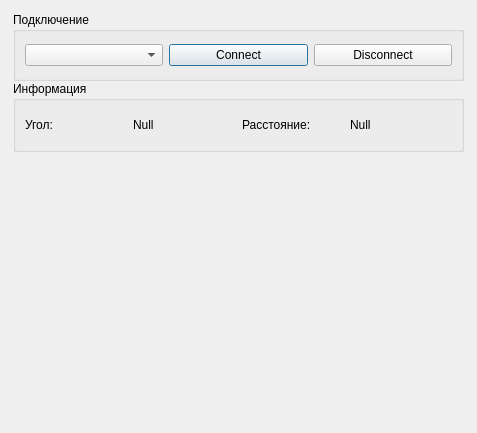
<?xml version="1.0" encoding="UTF-8"?>
<ui version="4.0">
 <class>MainWindow</class>
 <widget class="QDialog" name="MainWindow">
  <property name="geometry">
   <rect>
    <x>0</x>
    <y>0</y>
    <width>477</width>
    <height>433</height>
   </rect>
  </property>
  <property name="windowTitle">
   <string>Dialog</string>
  </property>
  <widget class="QGroupBox" name="groupBox_2">
   <property name="geometry">
    <rect>
     <x>13</x>
     <y>81</y>
     <width>451</width>
     <height>71</height>
    </rect>
   </property>
   <property name="title">
    <string>Информация</string>
   </property>
   <layout class="QHBoxLayout" name="horizontalLayout_2">
    <item>
     <widget class="QLabel" name="label">
      <property name="text">
       <string>Угол:</string>
      </property>
     </widget>
    </item>
    <item>
     <widget class="QLabel" name="pos_l">
      <property name="text">
       <string>Null</string>
      </property>
     </widget>
    </item>
    <item>
     <widget class="QLabel" name="label_2">
      <property name="text">
       <string>Расстояние:</string>
      </property>
     </widget>
    </item>
    <item>
     <widget class="QLabel" name="dist_l">
      <property name="text">
       <string>Null</string>
      </property>
     </widget>
    </item>
   </layout>
  </widget>
  <widget class="QGroupBox" name="groupBox">
   <property name="geometry">
    <rect>
     <x>13</x>
     <y>12</y>
     <width>451</width>
     <height>69</height>
    </rect>
   </property>
   <property name="title">
    <string>Подключение</string>
   </property>
   <layout class="QHBoxLayout" name="horizontalLayout">
    <item>
     <widget class="QComboBox" name="portlist"/>
    </item>
    <item>
     <widget class="QPushButton" name="connect_b">
      <property name="text">
       <string>Connect</string>
      </property>
     </widget>
    </item>
    <item>
     <widget class="QPushButton" name="disconnect_b">
      <property name="text">
       <string>Disconnect</string>
      </property>
     </widget>
    </item>
   </layout>
  </widget>
  <widget class="QWidget" name="gridLayoutWidget">
   <property name="geometry">
    <rect>
     <x>19</x>
     <y>159</y>
     <width>441</width>
     <height>261</height>
    </rect>
   </property>
   <layout class="QGridLayout" name="gridLayout"/>
  </widget>
 </widget>
 <resources/>
 <connections/>
</ui>
